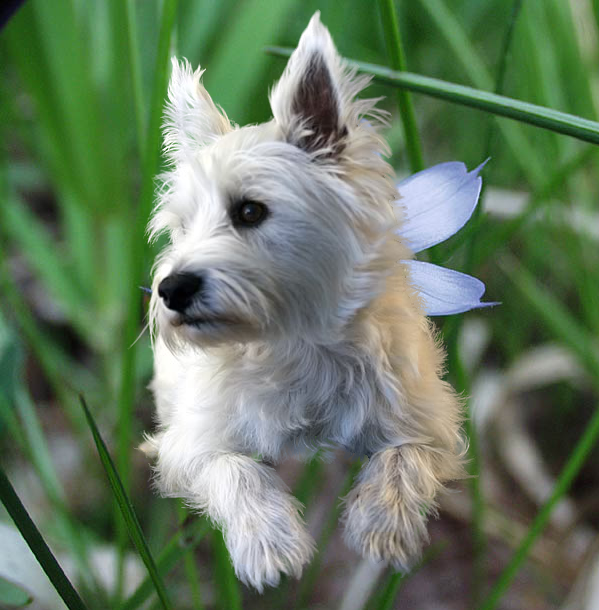
#> input picture 圖片處理/傳統處理/Bayesian-Matting/dog.bmp, 599 x 610 px
$ jupyter execute Bayesian-Matting.ipynb
#> lines starting #> are read from the running program, lines starting #| are printed output that depends on the picture; after the words box and inside, x2 and y2 are one past the last pixel; in counts of white or black regions, pixels touching at a corner belong together
[cell 1]
import sys
import cv2
import numpy as np
import matplotlib.pyplot as plt
from sklearn.mixture import GaussianMixture
#https://github.com/Yunyung/Bayesian-Matting-implementation

[cell 2]
file_name = 'horse'
img = cv2.imread('./dog.bmp', cv2.IMREAD_COLOR)
#> img is the input picture: shape (610, 599, 3); mean B, G, R 96.8, 122.3, 102.1
img = img/255
trimap = cv2.imread('./dog_trim.bmp', cv2.IMREAD_GRAYSCALE)
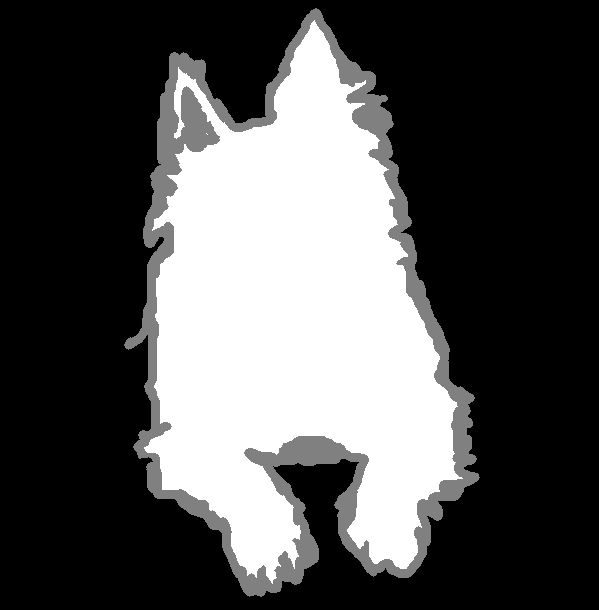
#> input picture 圖片處理/傳統處理/Bayesian-Matting/dog_trim.bmp, 599 x 610 px
#> trimap is the input picture: shape (610, 599); min 0, max 255, mean 82.3

fg_mask = trimap == 255
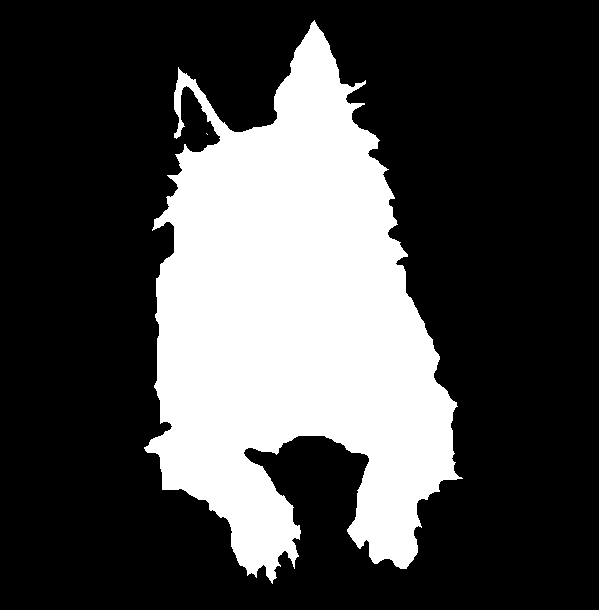
#> fg_mask: shape (610, 599) bool; 28.2% white; 2 white regions (1 under 20 px), largest, box (x1, y1, x2, y2) and area: (144, 20, 463, 584) 103183
bg_mask = trimap == 0
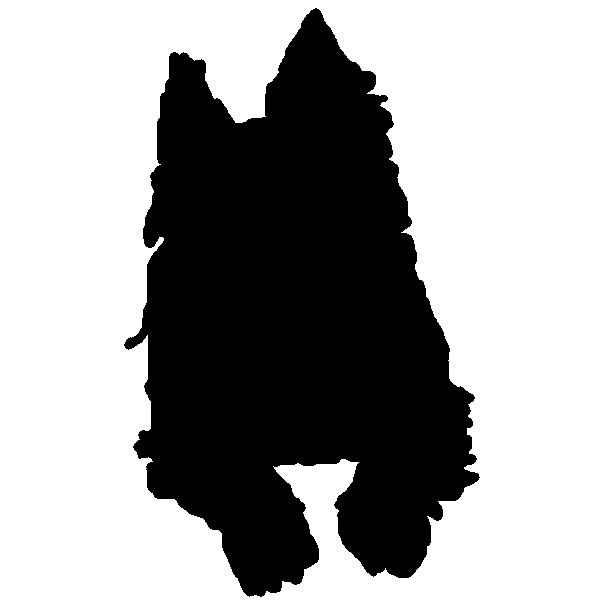
#> bg_mask: shape (610, 599) bool; 63.7% white; 1 black region, box (x1, y1, x2, y2) and area: (124, 8, 480, 597) 132460
unknown_mask = True ^ np.logical_or(fg_mask, bg_mask)
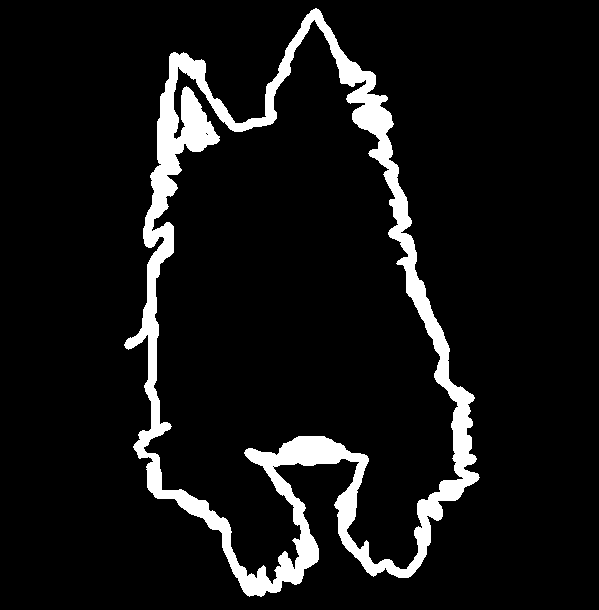
#> unknown_mask: shape (610, 599) bool; 8% white; 1 white region, box (x1, y1, x2, y2) and area: (124, 8, 480, 597) 29275

[cell 3]
alpha = np.zeros(trimap.shape)
alpha[fg_mask] = 1
alpha[unknown_mask] = np.nan
fg = img*np.repeat(fg_mask[:, :, np.newaxis], 3, axis=2)
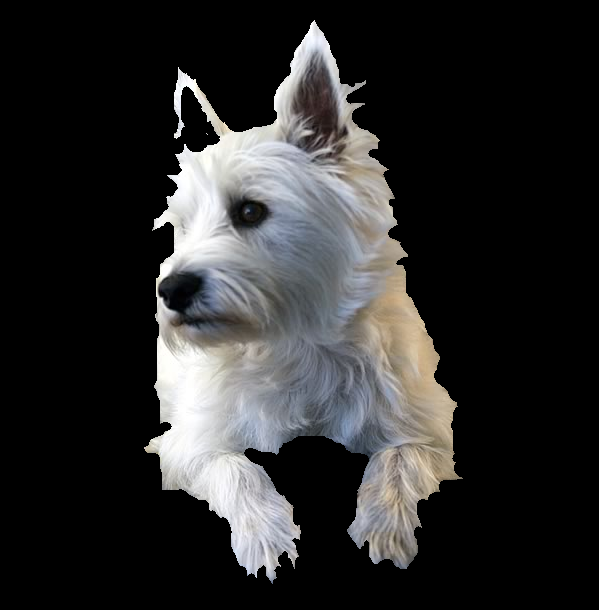
#> fg: shape (610, 599, 3) float64; mean B, G, R 0.172, 0.172, 0.173
bg = img*np.repeat(bg_mask[:, :, np.newaxis], 3, axis=2)
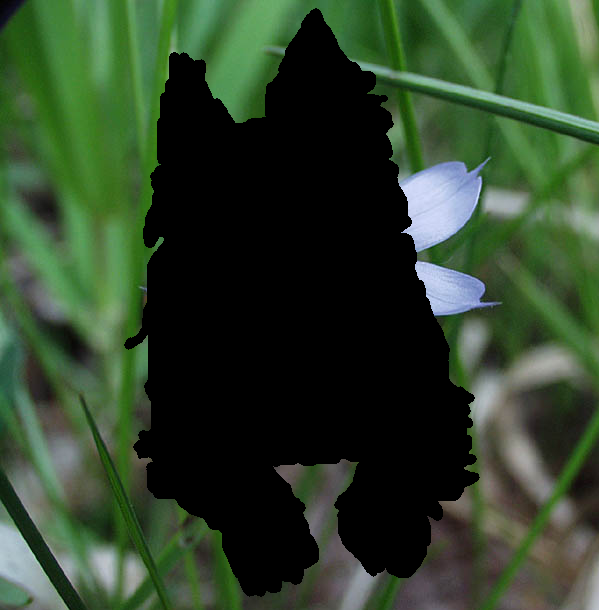
#> bg: shape (610, 599, 3) float64; mean B, G, R 0.167, 0.262, 0.185
